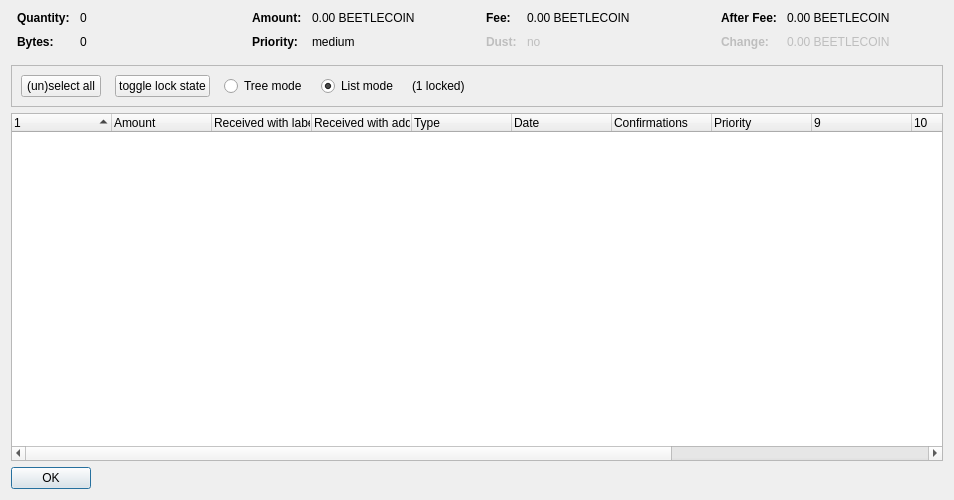
<?xml version="1.0" encoding="UTF-8"?>
<ui version="4.0">
 <class>CoinControlDialog</class>
 <widget class="QDialog" name="CoinControlDialog">
  <property name="geometry">
   <rect>
    <x>0</x>
    <y>0</y>
    <width>954</width>
    <height>500</height>
   </rect>
  </property>
  <property name="windowTitle">
   <string>Coin Selection</string>
  </property>
  <layout class="QVBoxLayout" name="verticalLayout">
   <item>
    <layout class="QHBoxLayout" name="horizontalLayoutTop" stretch="0,0,0,0">
     <property name="topMargin">
      <number>0</number>
     </property>
     <property name="bottomMargin">
      <number>10</number>
     </property>
     <item>
      <layout class="QFormLayout" name="formLayoutCoinControl1">
       <property name="horizontalSpacing">
        <number>10</number>
       </property>
       <property name="verticalSpacing">
        <number>10</number>
       </property>
       <property name="leftMargin">
        <number>6</number>
       </property>
       <property name="rightMargin">
        <number>6</number>
       </property>
       <item row="0" column="0">
        <widget class="QLabel" name="labelCoinControlQuantityText">
         <property name="font">
          <font>
           <weight>75</weight>
           <bold>true</bold>
          </font>
         </property>
         <property name="text">
          <string>Quantity:</string>
         </property>
        </widget>
       </item>
       <item row="0" column="1">
        <widget class="QLabel" name="labelCoinControlQuantity">
         <property name="cursor">
          <cursorShape>IBeamCursor</cursorShape>
         </property>
         <property name="contextMenuPolicy">
          <enum>Qt::ActionsContextMenu</enum>
         </property>
         <property name="text">
          <string notr="true">0</string>
         </property>
         <property name="textInteractionFlags">
          <set>Qt::LinksAccessibleByMouse|Qt::TextSelectableByKeyboard|Qt::TextSelectableByMouse</set>
         </property>
        </widget>
       </item>
       <item row="1" column="0">
        <widget class="QLabel" name="labelCoinControlBytesText">
         <property name="font">
          <font>
           <weight>75</weight>
           <bold>true</bold>
          </font>
         </property>
         <property name="text">
          <string>Bytes:</string>
         </property>
        </widget>
       </item>
       <item row="1" column="1">
        <widget class="QLabel" name="labelCoinControlBytes">
         <property name="cursor">
          <cursorShape>IBeamCursor</cursorShape>
         </property>
         <property name="contextMenuPolicy">
          <enum>Qt::ActionsContextMenu</enum>
         </property>
         <property name="text">
          <string notr="true">0</string>
         </property>
         <property name="textInteractionFlags">
          <set>Qt::LinksAccessibleByMouse|Qt::TextSelectableByKeyboard|Qt::TextSelectableByMouse</set>
         </property>
        </widget>
       </item>
      </layout>
     </item>
     <item>
      <layout class="QFormLayout" name="formLayoutCoinControl2">
       <property name="horizontalSpacing">
        <number>10</number>
       </property>
       <property name="verticalSpacing">
        <number>10</number>
       </property>
       <property name="leftMargin">
        <number>6</number>
       </property>
       <property name="rightMargin">
        <number>6</number>
       </property>
       <item row="0" column="0">
        <widget class="QLabel" name="labelCoinControlAmountText">
         <property name="font">
          <font>
           <weight>75</weight>
           <bold>true</bold>
          </font>
         </property>
         <property name="text">
          <string>Amount:</string>
         </property>
        </widget>
       </item>
       <item row="0" column="1">
        <widget class="QLabel" name="labelCoinControlAmount">
         <property name="cursor">
          <cursorShape>IBeamCursor</cursorShape>
         </property>
         <property name="contextMenuPolicy">
          <enum>Qt::ActionsContextMenu</enum>
         </property>
         <property name="text">
          <string notr="true">0.00 BEETLECOIN</string>
         </property>
         <property name="textInteractionFlags">
          <set>Qt::LinksAccessibleByMouse|Qt::TextSelectableByKeyboard|Qt::TextSelectableByMouse</set>
         </property>
        </widget>
       </item>
       <item row="1" column="0">
        <widget class="QLabel" name="labelCoinControlPriorityText">
         <property name="font">
          <font>
           <weight>75</weight>
           <bold>true</bold>
          </font>
         </property>
         <property name="text">
          <string>Priority:</string>
         </property>
        </widget>
       </item>
       <item row="1" column="1">
        <widget class="QLabel" name="labelCoinControlPriority">
         <property name="cursor">
          <cursorShape>IBeamCursor</cursorShape>
         </property>
         <property name="contextMenuPolicy">
          <enum>Qt::ActionsContextMenu</enum>
         </property>
         <property name="text">
          <string>medium</string>
         </property>
         <property name="textInteractionFlags">
          <set>Qt::LinksAccessibleByMouse|Qt::TextSelectableByKeyboard|Qt::TextSelectableByMouse</set>
         </property>
        </widget>
       </item>
      </layout>
     </item>
     <item>
      <layout class="QFormLayout" name="formLayoutCoinControl3">
       <property name="horizontalSpacing">
        <number>10</number>
       </property>
       <property name="verticalSpacing">
        <number>10</number>
       </property>
       <property name="leftMargin">
        <number>6</number>
       </property>
       <property name="rightMargin">
        <number>6</number>
       </property>
       <item row="0" column="0">
        <widget class="QLabel" name="labelCoinControlFeeText">
         <property name="font">
          <font>
           <weight>75</weight>
           <bold>true</bold>
          </font>
         </property>
         <property name="text">
          <string>Fee:</string>
         </property>
        </widget>
       </item>
       <item row="0" column="1">
        <widget class="QLabel" name="labelCoinControlFee">
         <property name="cursor">
          <cursorShape>IBeamCursor</cursorShape>
         </property>
         <property name="contextMenuPolicy">
          <enum>Qt::ActionsContextMenu</enum>
         </property>
         <property name="text">
          <string notr="true">0.00 BEETLECOIN</string>
         </property>
         <property name="textInteractionFlags">
          <set>Qt::LinksAccessibleByMouse|Qt::TextSelectableByKeyboard|Qt::TextSelectableByMouse</set>
         </property>
        </widget>
       </item>
       <item row="1" column="0">
        <widget class="QLabel" name="labelCoinControlLowOutputText">
         <property name="enabled">
          <bool>false</bool>
         </property>
         <property name="font">
          <font>
           <weight>75</weight>
           <bold>true</bold>
          </font>
         </property>
         <property name="text">
          <string>Dust:</string>
         </property>
        </widget>
       </item>
       <item row="1" column="1">
        <widget class="QLabel" name="labelCoinControlLowOutput">
         <property name="enabled">
          <bool>false</bool>
         </property>
         <property name="cursor">
          <cursorShape>IBeamCursor</cursorShape>
         </property>
         <property name="contextMenuPolicy">
          <enum>Qt::ActionsContextMenu</enum>
         </property>
         <property name="text">
          <string>no</string>
         </property>
         <property name="textInteractionFlags">
          <set>Qt::LinksAccessibleByMouse|Qt::TextSelectableByKeyboard|Qt::TextSelectableByMouse</set>
         </property>
        </widget>
       </item>
      </layout>
     </item>
     <item>
      <layout class="QFormLayout" name="formLayoutCoinControl4">
       <property name="horizontalSpacing">
        <number>10</number>
       </property>
       <property name="verticalSpacing">
        <number>10</number>
       </property>
       <property name="leftMargin">
        <number>6</number>
       </property>
       <property name="rightMargin">
        <number>6</number>
       </property>
       <item row="0" column="0">
        <widget class="QLabel" name="labelCoinControlAfterFeeText">
         <property name="font">
          <font>
           <weight>75</weight>
           <bold>true</bold>
          </font>
         </property>
         <property name="text">
          <string>After Fee:</string>
         </property>
        </widget>
       </item>
       <item row="0" column="1">
        <widget class="QLabel" name="labelCoinControlAfterFee">
         <property name="cursor">
          <cursorShape>IBeamCursor</cursorShape>
         </property>
         <property name="contextMenuPolicy">
          <enum>Qt::ActionsContextMenu</enum>
         </property>
         <property name="text">
          <string notr="true">0.00 BEETLECOIN</string>
         </property>
         <property name="textInteractionFlags">
          <set>Qt::LinksAccessibleByMouse|Qt::TextSelectableByKeyboard|Qt::TextSelectableByMouse</set>
         </property>
        </widget>
       </item>
       <item row="1" column="0">
        <widget class="QLabel" name="labelCoinControlChangeText">
         <property name="enabled">
          <bool>false</bool>
         </property>
         <property name="font">
          <font>
           <weight>75</weight>
           <bold>true</bold>
          </font>
         </property>
         <property name="text">
          <string>Change:</string>
         </property>
        </widget>
       </item>
       <item row="1" column="1">
        <widget class="QLabel" name="labelCoinControlChange">
         <property name="enabled">
          <bool>false</bool>
         </property>
         <property name="cursor">
          <cursorShape>IBeamCursor</cursorShape>
         </property>
         <property name="contextMenuPolicy">
          <enum>Qt::ActionsContextMenu</enum>
         </property>
         <property name="text">
          <string notr="true">0.00 BEETLECOIN</string>
         </property>
         <property name="textInteractionFlags">
          <set>Qt::LinksAccessibleByMouse|Qt::TextSelectableByKeyboard|Qt::TextSelectableByMouse</set>
         </property>
        </widget>
       </item>
      </layout>
     </item>
    </layout>
   </item>
   <item>
    <widget class="QFrame" name="frame">
     <property name="minimumSize">
      <size>
       <width>0</width>
       <height>40</height>
      </size>
     </property>
     <property name="frameShape">
      <enum>QFrame::StyledPanel</enum>
     </property>
     <property name="frameShadow">
      <enum>QFrame::Sunken</enum>
     </property>
     <layout class="QHBoxLayout" name="horizontalLayout">
      <item>
       <layout class="QHBoxLayout" name="horizontalLayoutPanel" stretch="0,0,0,0,0,0">
        <property name="spacing">
         <number>14</number>
        </property>
        <item>
         <widget class="QPushButton" name="pushButtonSelectAll">
          <property name="sizePolicy">
           <sizepolicy hsizetype="Maximum" vsizetype="Fixed">
            <horstretch>0</horstretch>
            <verstretch>0</verstretch>
           </sizepolicy>
          </property>
          <property name="text">
           <string>(un)select all</string>
          </property>
          <property name="autoDefault">
           <bool>false</bool>
          </property>
         </widget>
        </item>
        <item>
         <widget class="QPushButton" name="pushButtonToggleLock">
          <property name="sizePolicy">
           <sizepolicy hsizetype="Maximum" vsizetype="Fixed">
            <horstretch>0</horstretch>
            <verstretch>0</verstretch>
           </sizepolicy>
          </property>
          <property name="text">
           <string>toggle lock state</string>
          </property>
          <property name="autoDefault">
           <bool>false</bool>
          </property>
         </widget>
        </item>
        <item>
         <widget class="QRadioButton" name="radioTreeMode">
          <property name="sizePolicy">
           <sizepolicy hsizetype="Maximum" vsizetype="Fixed">
            <horstretch>0</horstretch>
            <verstretch>0</verstretch>
           </sizepolicy>
          </property>
          <property name="text">
           <string>Tree mode</string>
          </property>
         </widget>
        </item>
        <item>
         <widget class="QRadioButton" name="radioListMode">
          <property name="sizePolicy">
           <sizepolicy hsizetype="Maximum" vsizetype="Fixed">
            <horstretch>0</horstretch>
            <verstretch>0</verstretch>
           </sizepolicy>
          </property>
          <property name="text">
           <string>List mode</string>
          </property>
          <property name="checked">
           <bool>true</bool>
          </property>
         </widget>
        </item>
        <item>
         <widget class="QLabel" name="labelLocked">
          <property name="text">
           <string>(1 locked)</string>
          </property>
         </widget>
        </item>
        <item>
         <spacer name="horizontalSpacer">
          <property name="orientation">
           <enum>Qt::Horizontal</enum>
          </property>
          <property name="sizeHint" stdset="0">
           <size>
            <width>40</width>
            <height>20</height>
           </size>
          </property>
         </spacer>
        </item>
       </layout>
      </item>
     </layout>
    </widget>
   </item>
   <item>
    <widget class="CoinControlTreeWidget" name="treeWidget">
     <property name="contextMenuPolicy">
      <enum>Qt::CustomContextMenu</enum>
     </property>
     <property name="sortingEnabled">
      <bool>false</bool>
     </property>
     <property name="columnCount">
      <number>13</number>
     </property>
     <attribute name="headerShowSortIndicator" stdset="0">
      <bool>true</bool>
     </attribute>
     <attribute name="headerStretchLastSection">
      <bool>false</bool>
     </attribute>
     <column>
      <property name="text">
       <string/>
      </property>
     </column>
     <column>
      <property name="text">
       <string>Amount</string>
      </property>
     </column>
     <column>
      <property name="text">
       <string>Received with label</string>
      </property>
     </column>
     <column>
      <property name="text">
       <string>Received with address</string>
      </property>
     </column>
     <column>
      <property name="text">
       <string>Type</string>
      </property>
     </column>
     <column>
      <property name="text">
       <string>Date</string>
      </property>
     </column>
     <column>
      <property name="text">
       <string>Confirmations</string>
      </property>
      <property name="toolTip">
       <string>Confirmed</string>
      </property>
     </column>
     <column>
      <property name="text">
       <string>Priority</string>
      </property>
     </column>
     <column>
      <property name="text">
       <string/>
      </property>
     </column>
     <column>
      <property name="text">
       <string/>
      </property>
     </column>
     <column>
      <property name="text">
       <string/>
      </property>
     </column>
     <column>
      <property name="text">
       <string/>
      </property>
     </column>
     <column>
      <property name="text">
       <string/>
      </property>
     </column>
    </widget>
   </item>
   <item>
    <widget class="QDialogButtonBox" name="buttonBox">
     <property name="sizePolicy">
      <sizepolicy hsizetype="Maximum" vsizetype="Fixed">
       <horstretch>0</horstretch>
       <verstretch>0</verstretch>
      </sizepolicy>
     </property>
     <property name="orientation">
      <enum>Qt::Horizontal</enum>
     </property>
     <property name="standardButtons">
      <set>QDialogButtonBox::Ok</set>
     </property>
    </widget>
   </item>
  </layout>
 </widget>
 <customwidgets>
  <customwidget>
   <class>CoinControlTreeWidget</class>
   <extends>QTreeWidget</extends>
   <header>coincontroltreewidget.h</header>
  </customwidget>
 </customwidgets>
 <resources/>
 <connections/>
</ui>
